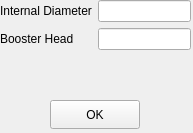
<?xml version="1.0" encoding="UTF-8"?>
<ui version="4.0">
 <class>Booster_Details</class>
 <widget class="QWidget" name="Booster_Details">
  <property name="windowModality">
   <enum>Qt::ApplicationModal</enum>
  </property>
  <property name="geometry">
   <rect>
    <x>0</x>
    <y>0</y>
    <width>193</width>
    <height>133</height>
   </rect>
  </property>
  <property name="windowTitle">
   <string>Form</string>
  </property>
  <widget class="QWidget" name="formLayoutWidget">
   <property name="geometry">
    <rect>
     <x>0</x>
     <y>0</y>
     <width>191</width>
     <height>72</height>
    </rect>
   </property>
   <layout class="QFormLayout" name="formLayout">
    <item row="0" column="0">
     <widget class="QLabel" name="label">
      <property name="text">
       <string>Internal Diameter</string>
      </property>
     </widget>
    </item>
    <item row="0" column="1">
     <widget class="QLineEdit" name="D_le"/>
    </item>
    <item row="1" column="1">
     <widget class="QLineEdit" name="Hd_le"/>
    </item>
    <item row="1" column="0">
     <widget class="QLabel" name="label_2">
      <property name="text">
       <string>Booster Head</string>
      </property>
     </widget>
    </item>
   </layout>
  </widget>
  <widget class="QPushButton" name="bstr_pb">
   <property name="geometry">
    <rect>
     <x>50</x>
     <y>100</y>
     <width>90</width>
     <height>29</height>
    </rect>
   </property>
   <property name="text">
    <string>OK</string>
   </property>
  </widget>
 </widget>
 <tabstops>
  <tabstop>D_le</tabstop>
  <tabstop>Hd_le</tabstop>
  <tabstop>bstr_pb</tabstop>
 </tabstops>
 <resources/>
 <connections/>
</ui>
